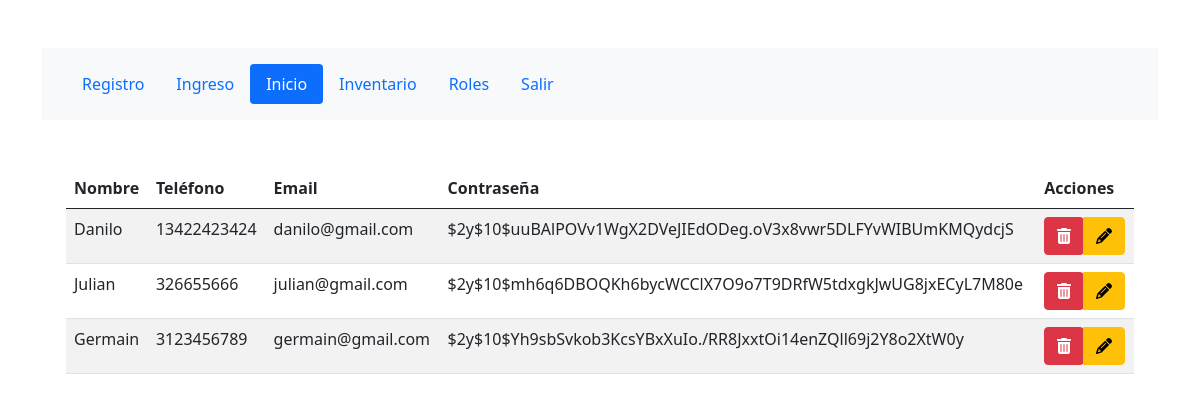
The app's page /contenido (signed in) with its own data.
### tables this page shows
CREATE TABLE `personas` (
  `pk_id_persona` int(11) NOT NULL,
  `pers_nombre` varchar(40) NOT NULL,
  `pers_telefono` varchar(15) NOT NULL,
  `pers_correo` varchar(50) NOT NULL,
  `pers_clave` varchar(255) NOT NULL,
  `pers_fecha_registro` datetime NOT NULL DEFAULT current_timestamp(),
  `fk_id_rol` int(11) NOT NULL DEFAULT 3
);

### controladores/plantilla.controlador.php (called while the page is built)
<?php
class ControladorPlantilla{
    public function ctrPlantilla(){
        include "vistas/plantilla.php";
    }
}

### index.php (called while the page is built, shortened)
<?php
require_once "controladores/plantilla.controlador.php";
require_once "controladores/registro.controlador.php";
require_once "controladores/rol.controlador.php";
require_once "modelos/registro.modelo.php";
require_once "modelos/conexion.php";
$plantilla = new ControladorPlantilla();
$plantilla -> ctrPlantilla();

### controladores/registro.controlador.php (called while the page is built, shortened)
<?php
include "modelos/registro.modelo.php";
class ControladorRegistro{
    static public function ctrSeleccionarRegistro($item = null, $valor = null){
        $tabla = "personas";
        $respuesta = ModeloRegistro::mdlSeleccionarRegistro($tabla, $item, $valor);
        return $respuesta;
    }
}

### modelos/conexion.php (called while the page is built)
<?php
    class Conexion{
        static public function conectar(){
            $link = new PDO("mysql:host=localhost:3306;dbname=1proyecto_db","root","");
            return $link;
        }
    }

### modelos/registro.modelo.php (called while the page is built, shortened)
<?php
require_once "conexion.php";
class ModeloRegistro {
    static public function mdlSeleccionarRegistro($tabla, $item, $valor){
        if ($item === null && $valor === null) {
                $sql = "
                SELECT
                    pk_id_persona AS id,
                    pers_nombre,
                    pers_telefono,
                    pers_correo,
                    pers_clave,
                    DATE_FORMAT(pers_fecha_registro, '%d/%m/%Y') AS fecha
                FROM {$tabla}
                ORDER BY pk_id_persona DESC
                ";
                $stmt = Conexion::conectar()->prepare($sql);
                $stmt->execute();
                $datos = $stmt->fetchAll(PDO::FETCH_ASSOC);
                return $datos;
        }
    }
}

### vistas/modulos/contenido.php (the view, shortened to what this page needs)
<?php
    require_once "controladores/registro.controlador.php";
    require_once "modelos/registro.modelo.php";
    $registros = ControladorRegistro::ctrSeleccionarRegistro();
?>
<section class="container-fluid">
    <div class="container py-5">
        <table class="table table-striped">
            <thead>
                <tr>
                    <th>Nombre</th>
                    <th>Teléfono</th>
                    <th>Email</th>
                    <th>Contraseña</th>
                    <th>Acciones</th>
                </tr>
            </thead>
            <tbody>
            <?php if (!empty($registros)): ?>
                <?php foreach ($registros as $registro): ?>
                    <tr>
                        <td><?= htmlspecialchars($registro["pers_nombre"],   ENT_QUOTES, 'UTF-8') ?></td>
                        <td><?= htmlspecialchars($registro["pers_telefono"], ENT_QUOTES, 'UTF-8') ?></td>
                        <td><?= htmlspecialchars($registro["pers_correo"],   ENT_QUOTES, 'UTF-8') ?></td>
                        <td><?= htmlspecialchars($registro["pers_clave"],    ENT_QUOTES, 'UTF-8') ?></td>
                        <td>
                            <div class="btn-group" role="group">
                                <form method="post" onsubmit="return confirm('¿Seguro que deseas eliminar este registro?');">
                                    <button type="submit" name="delete" class="btn btn-danger">
                                        <i class="fas fa-trash-alt"></i>
                                    </button>
                                </form>
                                <a href="index.php?modulo=editar&id=<?= $registro['id'] ?>" class="btn btn-warning">
                                    <i class="fas fa-pencil-alt"></i>
                                </a>
                            </div>
                        </td>
                    </tr>
                <?php endforeach; ?>
            <?php else: ?>
                <tr>
                    <td colspan="5" class="text-center">No hay registros de personas para mostrar.</td>
                </tr>
            <?php endif; ?>
            </tbody>
        </table>
    </div>
</section>

### vistas/plantilla.php (shortened to what this page needs)
<!DOCTYPE html>
<html lang="es">
<head>
    <link href="vistas/librerias/bootstrap.min.css" rel="stylesheet">
    <link rel="stylesheet" href="vistas/css/styles.css">
         <link rel="stylesheet" href="https://cdnjs.cloudflare.com/ajax/libs/font-awesome/6.7.2/css/all.min.css">
</head>
<body>
    <div class="container-fluid">
            <div class="container py-5">
                <?php
                    include "modulos/menu.php";
                    if(isset($_GET["modulo"])){
                        if( $_GET["modulo"] == "registro" ||
                            $_GET["modulo"] == "ingreso" ||
                            $_GET["modulo"] == "contenido" ||
                            $_GET["modulo"] == "producto" ||
                            $_GET["modulo"] == "editar" ||
                            $_GET["modulo"] == "rol" ||
                            $_GET["modulo"] == "salir"){
                            include "modulos/".$_GET["modulo"].".php";
                        }else{
                            include "modulos/error404.php";
                        }
                    }else{
                        include "modulos/ingreso.php";
                    }
                    ?>
            </div>
    </div>
</body>
</html>

### vistas/modulos/menu.php
<section class="container-fluid bg-light">
    <div class="container">
        <nav class="navbar navbar-expand-lg navbar-light bg-light">
            <ul class="nav nav-justified py-2 nav-pills">
                <?php if(isset($_GET["modulo"])): ?>
                    <?php if($_GET["modulo"] == "registro"):?>
                      <li class="nav-item">
                        <a href="registro" class="nav-link active">Registro</a>
                      </li>
                    <?php else: ?>
                        <li class="nav-item">
                         <a href="registro" class="nav-link">Registro</a>
                       </li>
                    <?php endif ?>
                    <?php if($_GET["modulo"] == "ingreso"):?>
                        <li class="nav-item">
                         <a href="ingreso" class="nav-link active">Ingreso</a>
                       </li>
                    <?php else: ?>
                        <li class="nav-item">
                         <a href="ingreso" class="nav-link">Ingreso</a>
                       </li>
                    <?php endif ?>
                    <?php if($_GET["modulo"] == "contenido"):?>
                        <li class="nav-item">
                        <a href="contenido" class="nav-link active">Inicio</a>
                    </li>
                    <?php else: ?>
                        <li class="nav-item">
                        <a href="contenido" class="nav-link">Inicio</a>
                    </li>
                    <?php endif ?>
                    <?php if($_GET["modulo"] == "producto"):?>
                        <li class="nav-item">
                        <a href="index.php?modulo=producto" class="nav-link active">Inventario</a>
                    </li>
                    <?php else: ?>
                        <li class="nav-item">
                        <a href="producto" class="nav-link">Inventario</a>
                    </li>
                    <?php endif ?>
                    <?php if($_GET["modulo"] == "rol"):?>
                        <li class="nav-item">
                        <a href="rol" class="nav-link active">Roles</a>
                    </li>
                    <?php else: ?>
                        <li class="nav-item">
                        <a href="rol" class="nav-link">Roles</a>
                    </li>
                    <?php endif ?>
                    <?php if($_GET["modulo"] == "salir"):?>
                        <li class="nav-item">
                        <a href="#" class="nav-link active">Salir</a>
                    </li>
                    <?php else: ?>
                        <li class="nav-item">
                        <a href="salir" class="nav-link">Salir</a>
                    </li>
                    <?php endif ?>
                <?php endif ?>
            </ul>
        </nav>
    </div>
</section>

### records on screen
personas: pers_nombre "Danilo", pers_telefono "13422423424", pers_correo "danilo@gmail.com", pers_clave "$2y$10$uuBAlPOVv1WgX2DVeJIEdODeg.oV3x8vwr5DLFYvWIBUmKMQydcjS"
personas: pers_nombre "Julian", pers_telefono "326655666", pers_correo "julian@gmail.com", pers_clave "$2y$10$mh6q6DBOQKh6bycWCClX7O9o7T9DRfW5tdxgkJwUG8jxECyL7M80e"
personas: pers_nombre "Germain", pers_telefono "3123456789", pers_correo "germain@gmail.com", pers_clave "$2y$10$Yh9sbSvkob3KcsYBxXuIo./RR8JxxtOi14enZQll69j2Y8o2XtW0y"
